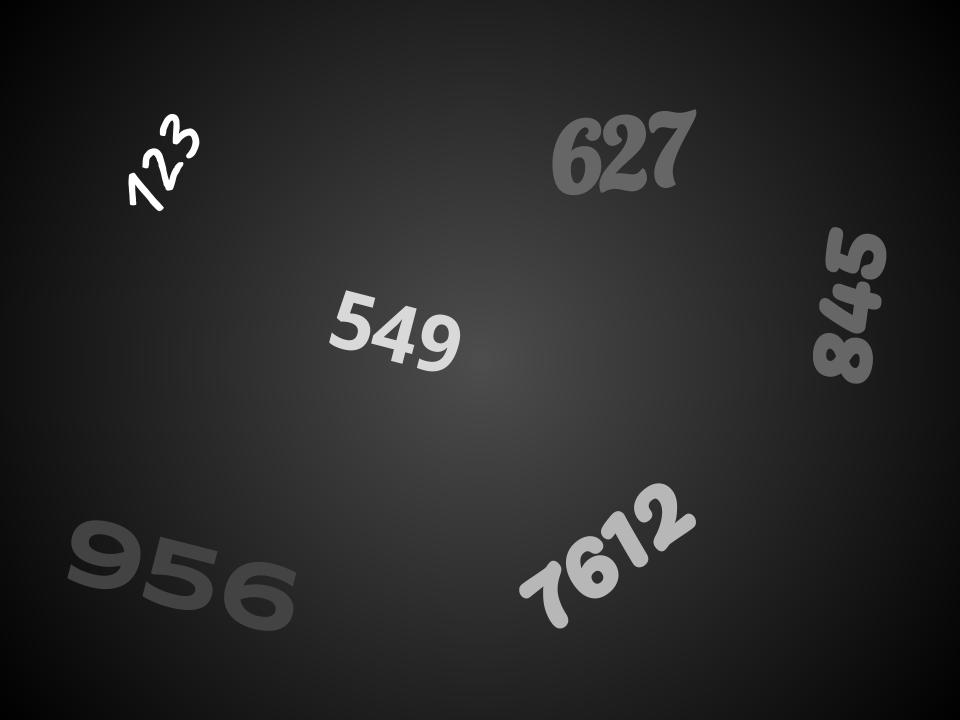
#> input picture Assignment_1/numbers.jpg, 960 x 720 px; the run also reads 2 pictures not shown here
$ jupyter execute Tooba_Rahimnia_a1.ipynb   (older library calls are emulated)
#> lines starting #> are read from the running program, lines starting #| are printed output that depends on the picture; after the words box and inside, x2 and y2 are one past the last pixel; in counts of white or black regions, pixels touching at a corner belong together
[cell 1]
import numpy as np
import cv2
import matplotlib.pyplot as plt

## 1 Thresholding

[cell 2]
# PART 1.1

# Load image
image_path = "./numbers.jpg"
img = cv2.imread(image_path)
#> img is the input picture: shape (720, 960, 3); min 0, max 255, mean 40

# Convert to grayscale
img_gray = cv2.cvtColor(img, cv2.COLOR_BGR2GRAY)

# Set the threshold
ret, img_thresh1 = cv2.threshold(img_gray, 55, 255, cv2.THRESH_BINARY)
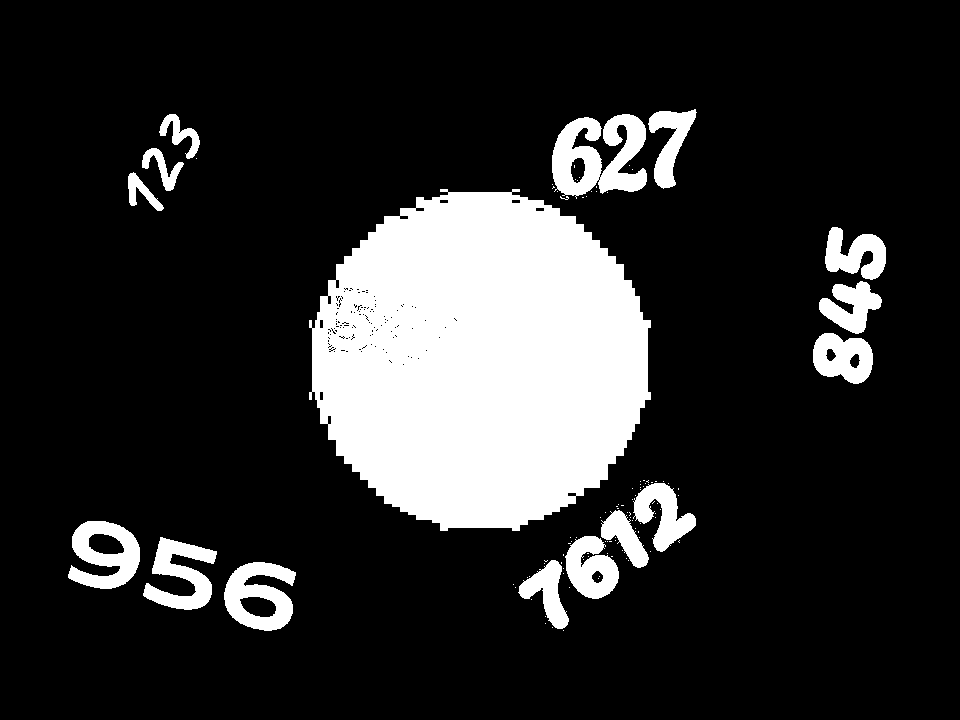
#> img_thresh1: shape (720, 960); 17.4% white; 106 white regions (90 under 20 px), largest, box (x1, y1, x2, y2) and area: (309, 189, 651, 531) 89499, (552, 114, 647, 199) 4962, (224, 562, 296, 631) 2953
ret, img_thresh2 = cv2.threshold(img_gray, 90, 255, cv2.THRESH_BINARY)
#> img_thresh2: shape (720, 960); 3.5% white; 16 white regions, largest, box (x1, y1, x2, y2) and area: (553, 118, 601, 195) 2326, (566, 536, 619, 599) 2133, (600, 115, 647, 192) 2030
ret, img_thresh3 = cv2.threshold(img_gray, 150, 255, cv2.THRESH_BINARY)
#> img_thresh3: shape (720, 960); 1.7% white; 10 white regions, largest, box (x1, y1, x2, y2) and area: (566, 536, 618, 598) 1998, (634, 484, 696, 551) 1880, (520, 561, 568, 628) 1397

# Plot figures
plt.figure(figsize = (18,18))
plt.subplot(221), plt.imshow(img_gray, cmap = "gray")
plt.title("Original Image"), plt.xticks([]), plt.yticks([])
plt.subplot(222), plt.imshow(img_thresh1, cmap = "gray")
plt.title("Image with Threshold 55"), plt.xticks([]), plt.yticks([])
plt.subplot(223), plt.imshow(img_thresh2, cmap = "gray")
plt.title("Image with Threshold 90"), plt.xticks([]), plt.yticks([])
plt.subplot(224), plt.imshow(img_thresh3, cmap = "gray")
plt.title("Image with Threshold 150"), plt.xticks([]), plt.yticks([])
plt.show()

Threshold = 55 we have a total of 6 numbers {123, 627, 549, 845, 956, 7612} forgrounded. Also the entire bright circle is foregrounded, that is why we cannot see number 549 with this threshold.
Threshold = 90 we have a total of 5 numbers {123, 627, 845, 549, 7612} forgrounded.
Threshold = 150 we have a total of 3 numbers {123, 549, 7612} forgrounded.

[cell 3]
# PART 1.3

# Set the threshold
ret, img_thresh = cv2.threshold(img_gray, 200, 255, cv2.THRESH_BINARY)
#> img_thresh: shape (720, 960); 0.73% white; 25 white regions (19 under 20 px), largest, box (x1, y1, x2, y2) and area: (417, 315, 460, 371) 1217, (330, 291, 375, 350) 1151, (372, 306, 416, 363) 1121, (160, 114, 199, 158) 561, (143, 149, 183, 190) 524, (129, 173, 163, 211) 441

# Plot figure
plt.figure(figsize = (18,18))
plt.subplot(131), plt.imshow(img, cmap = "gray")
plt.title("Original Image"), plt.xticks([]), plt.yticks([])
plt.subplot(132), plt.imshow(img_thresh, cmap = "gray")
plt.title("Image with Threshold 200"), plt.xticks([]), plt.yticks([])
plt.show()

## 2 Filtering (2.1 Denoising)

[cell 4]
# PART 2.1.1

# Load image
image_path = "./Circles.png"
img = cv2.imread(image_path)
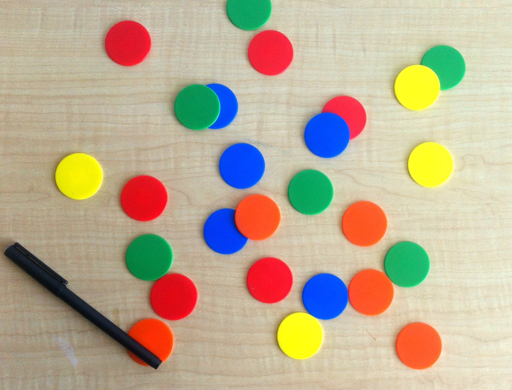
#> input picture Assignment_1/Circles.png, 512 x 390 px
#> img is the input picture: shape (390, 512, 3); mean B, G, R 147.7, 172.8, 188

# Convert to grayscale
img_original = cv2.cvtColor(img, cv2.COLOR_BGR2GRAY)
height, width = img_original.shape
#> height = 390; width = 512
gaussian = cv2.cvtColor(img, cv2.COLOR_BGR2GRAY)
height, width = gaussian.shape

# Filter image using 5x5 Gaussian
img_gaussian = cv2.GaussianBlur(gaussian, (5,5), 0)

#PSNR values
psnr_gaussian = cv2.PSNR(img_original, img_gaussian)
#> psnr_gaussian = 37.22

# Plot figures
plt.figure(figsize = (18,18))
plt.subplot(131), plt.imshow(img_original, cmap = "gray")
plt.title("Original Image"), plt.xticks([]), plt.yticks([])
plt.subplot(132), plt.imshow(img_gaussian, cmap = "gray")
plt.title("5x5 Gaussian Filter\nPSNR " + str(psnr_gaussian)), plt.xticks([]), plt.yticks([])
plt.show()

[cell 5]
# PART 2.1.2

# create a box filter
kernel = np.ones((5,5), np.float32)/(5*5)

# Convert to grayscale
box = cv2.cvtColor(img, cv2.COLOR_BGR2GRAY)
height, width = box.shape

# filter the image
img_box = cv2.blur(box, (5,5))

#PSNR Values
psnr_box = cv2.PSNR(img_original, img_box)
#> psnr_box = 33.98

# Plot Figures
plt.figure(figsize = (18,18))
plt.subplot(131), plt.imshow(img_original, cmap = "gray")
plt.title("Original Image"), plt.xticks([]), plt.yticks([])
plt.subplot(132), plt.imshow(img_box, cmap = "gray")
plt.title("5x5 Box filter\nPSNR " + str(psnr_box)),
plt.xticks([]), plt.yticks([])
plt.show()

PART 2.1.3
The value of PSNR is bigger for Gaussian filter and it provides more edges and features compared to Box filter as kernel centered pixels are more heavily weighted with gaussian filter.

[cell 6]
# PART 2.1.4

# Gaussian filter image using Gaussian
img_newgaus1 = cv2.GaussianBlur(img_gaussian, (9,9), 0)
img_newgaus2 = cv2.GaussianBlur(img_gaussian, (13,13), 0)

#PSNR values
psnr_gaussian1 = cv2.PSNR(img_original, img_newgaus1)
#> psnr_gaussian1 = 32.73
psnr_gaussian2 = cv2.PSNR(img_original, img_newgaus2)
#> psnr_gaussian2 = 31.21

# Plot figures with Gaussian filter of size 9x9 and 13x13
plt.figure(figsize = (18,18))
plt.subplot(131), plt.imshow(img_newgaus1, cmap="gray")
plt.title("9x9 Gaussian Filter\nPSNR " + str(psnr_gaussian1)), plt.xticks([]), plt.yticks([])
plt.subplot(132), plt.imshow(img_newgaus2, cmap="gray")
plt.title("13x13 Gaussian Filter\nPSNR " + str(psnr_gaussian2)), plt.xticks([]), plt.yticks([])
plt.show()


# Box filter image using Box
img_newbox1 = cv2.blur(img_box, (9,9))
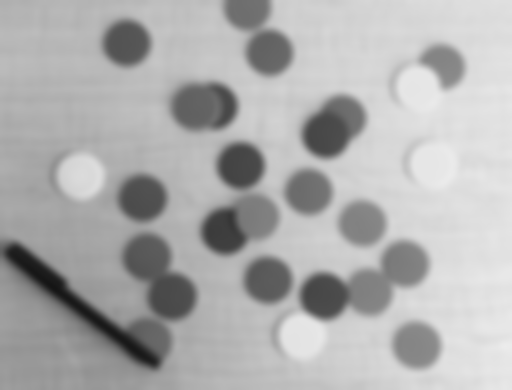
#> img_newbox1: shape (390, 512); min 21, max 236, mean 174.5
img_newbox2 = cv2.blur(img_box, (13,13))

#PSNR values
psnr_box1 = cv2.PSNR(img_original, img_newbox1)
#> psnr_box1 = 29.8
psnr_box2 = cv2.PSNR(img_original, img_newbox2)
#> psnr_box2 = 27.89

# Plot figures with Box filter of size 9x9 and 13x13
plt.figure(figsize = (18,18))
plt.subplot(131), plt.imshow(img_newbox1, cmap="gray")
plt.title("9x9 Box filter\nPSNR " + str(psnr_box1)), plt.xticks([]), plt.yticks([])
plt.subplot(132), plt.imshow(img_newbox2, cmap="gray")
plt.title("13x13 Box filter\nPSNR " + str(psnr_box2)), plt.xticks([]), plt.yticks([])
plt.show()

For both filters, with a larger kernel size we get stronger blurring effects as we have a larger area over the average.

[cell 7]
# PART 2.1.5

# Load image
image_path = "./Circles_sp.png"
img = cv2.imread(image_path)
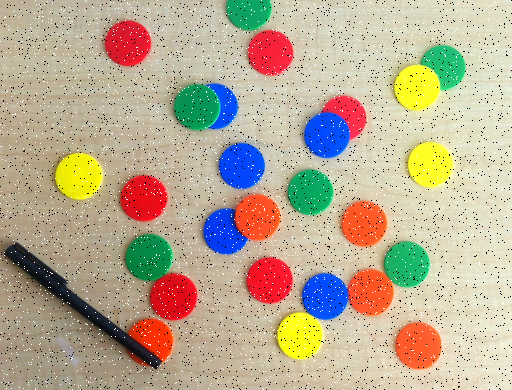
#> input picture Assignment_1/Circles_sp.png, 512 x 390 px
#> img is the input picture: shape (390, 512, 3); mean B, G, R 146.9, 171.1, 185.6

# convert to grayscale
img_gray = cv2.cvtColor(img, cv2.COLOR_BGR2GRAY)
#> img_gray: shape (390, 512)
height, width = img_gray.shape
noisy_gray1 = cv2.cvtColor(img, cv2.COLOR_BGR2GRAY)
height, width = noisy_gray1.shape

# Filter image using 5x5 Gaussian
noisy_gaussian = cv2.GaussianBlur(noisy_gray1, (5,5), 0)
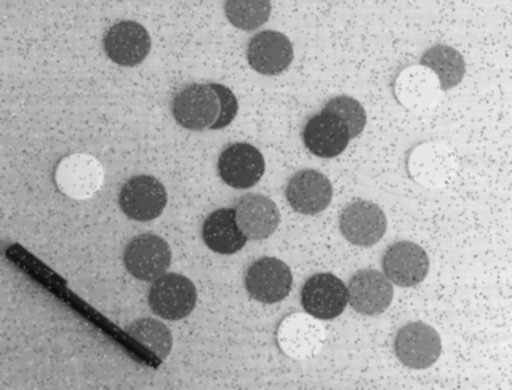
#> noisy_gaussian: shape (390, 512); min 12, max 241, mean 172.7

#PSNR value
psnr_gaussian = cv2.PSNR(img_gray, noisy_gaussian)
#> psnr_gaussian = 19.97

# Plot figures
plt.figure(figsize = (18,18))
plt.subplot(131), plt.imshow(img_gray, cmap="gray")
plt.title("Original Image"), plt.xticks([]), plt.yticks([])
plt.subplot(132), plt.imshow(noisy_gaussian, cmap="gray")
plt.title("5x5 noisy image with Gaussian filter \nPSNR " + str(psnr_gaussian)),
plt.xticks([]), plt.yticks([])
plt.show()

[cell 8]
# PART 2.1.6

# convert to grayscale
noisy_gray2 = cv2.cvtColor(img, cv2.COLOR_BGR2GRAY)
height, width = noisy_gray2.shape

# filter image using 5x5 median filter
noisy_median = cv2.medianBlur(noisy_gray2, 5)

#PSNR value
psnr_median = cv2.PSNR(img_gray, noisy_median)
#> psnr_median = 18.96

# Plot figures
plt.figure(figsize = (18,18))
plt.subplot(131), plt.imshow(img_gray, cmap="gray")
plt.title("Original"), plt.xticks([]), plt.yticks([])
plt.subplot(132), plt.imshow(noisy_median, cmap="gray")
plt.title("5x5 noisy image with Median Filter\nPSNR " + str(psnr_median)), plt.xticks([]), plt.yticks([])
plt.show()

Compare the PSNR of both of the denoised images to that of the clean image and state which method gives a better result?

Median filter gives better result.

[cell 9]
# PART 2.1.8

# Gaussian Filter
# Filter image using 9x9 Gaussian
noisy_gaussian1 = cv2.GaussianBlur(noisy_gray1, (9,9), 0)
# Filter image using 13x13 Gaussian
noisy_gaussian2 = cv2.GaussianBlur(noisy_gray1, (13,13), 0)

#PSNR values
psnr_gaussian1 = cv2.PSNR(img_gray, noisy_gaussian1)
#> psnr_gaussian1 = 19.26
psnr_gaussian2 = cv2.PSNR(img_gray, noisy_gaussian2)
#> psnr_gaussian2 = 19.01

# Plot figures
plt.figure(figsize = (18,18))
plt.subplot(131), plt.imshow(noisy_gaussian1, cmap="gray")
plt.title("9x9 noisy image with Gaussian filter \nPSNR " + str(psnr_gaussian1)),
plt.xticks([]), plt.yticks([])
plt.subplot(132), plt.imshow(noisy_gaussian2, cmap="gray")
plt.title("13x13 noisy image with Gaussian filter \nPSNR " + str(psnr_gaussian2)),
plt.xticks([]), plt.yticks([])
plt.show()


#Median Filter
# filter image using 9x9 median filter
noisy_median1 = cv2.medianBlur(noisy_gray2, 9)
# filter image using 13x13 median filter
noisy_median2 = cv2.medianBlur(noisy_gray2, 13)

#PSNR values
psnr_median1 = cv2.PSNR(img_gray, noisy_median1)
#> psnr_median1 = 18.9
psnr_median2 = cv2.PSNR(img_gray, noisy_median2)
#> psnr_median2 = 18.83

# Plot figures
plt.figure(figsize = (18,18))
plt.subplot(131), plt.imshow(noisy_median1, cmap="gray")
plt.title("9x9 noisy image with Median Filter\nPSNR " + str(psnr_median1)),
plt.xticks([]), plt.yticks([])
plt.subplot(132), plt.imshow(noisy_median2, cmap="gray")
plt.title("13x13 noisy image with Median Filter\nPSNR " + str(psnr_median2)),
plt.xticks([]), plt.yticks([])
plt.show()

Now, increase the size of filter to 1) 9 × 9 and 13 × 13 and repeat above mentioned filtering (Gaussian and median). What do you observe? Does PSNR increase for both filtering? Do you think visually image quality increases?

For both filters, with a larger kernel size we will get stronger blurring effects as we have a larger area over average.
Gaussian filter has more edges and features because pixels towards the kernel centre are more heavily weighed.
For both filters, increasing the size of filter from 5 to 13 should decrease PSNR value.
Visually, the image quality decreases.

## 2 Filtering (2.2 Sharpening)

[cell 10]
# PART 2.2.1

# image filtering
image_path = "./rice.png"
img = cv2.imread(image_path)
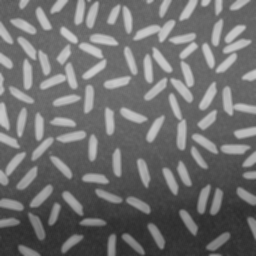
#> input picture Assignment_1/rice.png, 256 x 256 px
#> img is the input picture: shape (256, 256, 3); min 44, max 204, mean 111.2

# convert to grayscale
img_gray = cv2.cvtColor(img, cv2.COLOR_BGR2GRAY)
#> img_gray: shape (256, 256)
height, width = img_gray.shape
#> height = 256; width = 256

# filter image using cv2.blur()
box_sharp = cv2.blur(img_gray, (7,7))

# filter image using cv2.GaussianBlur
gaussian_sharp = cv2.GaussianBlur(img_gray, (7,7), 0)

# Defining new variables
box_detail = img_gray - box_sharp
box_img_sharp = box_detail + img_gray

gaus_detail = img_gray - gaussian_sharp
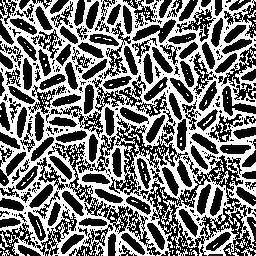
#> gaus_detail: shape (256, 256); min 0, max 255, mean 121.7
gaus_img_sharp = gaus_detail + img_gray

# plot
plt.figure(figsize = (18,18))
plt.subplot(131), plt.imshow(img_gray)
plt.title("Original image"), plt.xticks([]), plt.yticks([])
plt.subplot(132), plt.imshow(box_img_sharp)
plt.title("sharpened image using Box Filter"), plt.xticks([]), plt.yticks([])
plt.subplot(133), plt.imshow(gaus_img_sharp)
plt.title("sharpened image using Gaussian Filter"), plt.xticks([]), plt.yticks([])
plt.show()

Which of the two methods is expected to give better results and why? Can you observe expected result?
Box filter gives better result than the gaussian filter. Because with gaussian filter we get more blurry image and sharpened image with gaussian filter removes more detailes compare to box filter.

## 3 Edge detection (3.1 Sobel edge detector)

[cell 11]
#PART 3.1.1a

# store image path
img_path = "./rice.png"

# load the image as grayscale
img_rice = cv2.imread(img_path, cv2.IMREAD_GRAYSCALE)

# apply 5x5 Sobel filter
I_x_rice = cv2.Sobel(img_rice, cv2.CV_64F, 1, 0, ksize=5)
I_y_rice = cv2.Sobel(img_rice, cv2.CV_64F, 0, 1, ksize=5)
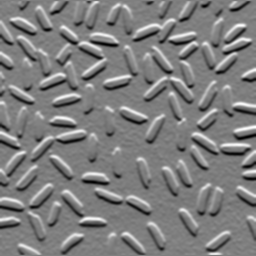
#> I_y_rice: shape (256, 256) float64; min -3389, max 3400, mean -31.8; drawn with min black and max white
I_m_rice = cv2.magnitude(I_x_rice, I_y_rice)
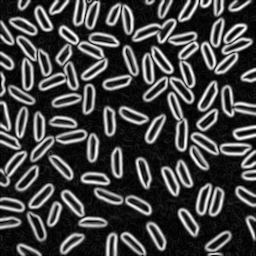
#> I_m_rice: shape (256, 256) float64; min 0, max 3503.2, mean 917.4; drawn with min black and max white
I_p_rice = cv2.phase(I_x_rice, I_y_rice)
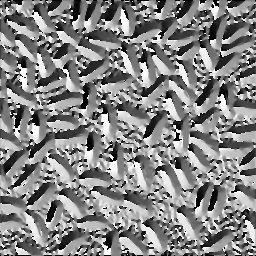
#> I_p_rice: shape (256, 256) float64; min 0, max 6.28, mean 3.29; drawn with min black and max white

# display images
plt.figure(figsize=(20, 20))
plt.subplot(141), plt.imshow(I_x_rice, cmap="gray")
plt.title("Original image (X) with sobel"),
plt.xticks([]), plt.yticks([])
plt.subplot(142), plt.imshow(I_y_rice, cmap="gray")
plt.title("Original image (Y) with sobel"),
plt.xticks([]), plt.yticks([])
plt.subplot(143), plt.imshow(I_m_rice, cmap="gray")
plt.title("Original image (magnitude) with sobel"),
plt.xticks([]), plt.yticks([])
plt.subplot(144), plt.imshow(I_p_rice, cmap="gray")
plt.title("Original image (phase) with sobel"),
plt.xticks([]), plt.yticks([])
plt.show()

[cell 12]
# PART 3.1.1b

# apply 5x5 Sobel filter to box filter
I_x_box = cv2.Sobel(box_img_sharp, cv2.CV_64F, 1, 0, ksize=5)
I_y_box = cv2.Sobel(box_img_sharp, cv2.CV_64F, 0, 1, ksize=5)
I_m_box = cv2.magnitude(I_x_box, I_y_box)
I_p_box = cv2.phase(I_x_box, I_y_box)

# apply 5x5 Sobel filter to gaussian filter
I_x_gaus = cv2.Sobel(gaus_img_sharp, cv2.CV_64F, 1, 0, ksize=5)
I_y_gaus = cv2.Sobel(gaus_img_sharp, cv2.CV_64F, 0, 1, ksize=5)
I_m_gaus = cv2.magnitude(I_x_gaus, I_y_gaus)
I_p_gaus = cv2.phase(I_x_gaus, I_y_gaus)

# display images
plt.figure(figsize=(18, 18))
plt.subplot(241), plt.imshow(I_x_box, cmap="gray")
plt.title("Box image (X) with sobel"),
plt.xticks([]), plt.yticks([])
plt.subplot(242), plt.imshow(I_y_box, cmap="gray")
plt.title("Box image (Y) with sobel"),
plt.xticks([]), plt.yticks([])
plt.subplot(243), plt.imshow(I_m_box, cmap="gray")
plt.title("Box image (magnitude) with sobel"),
plt.xticks([]), plt.yticks([])
plt.subplot(244), plt.imshow(I_p_box, cmap="gray")
plt.title("Box image (phase) with sobel"),
plt.xticks([]), plt.yticks([])
plt.figure(figsize=(18, 18))
plt.subplot(245), plt.imshow(I_x_gaus, cmap="gray")
plt.title("Gaussian image (X) with sobel"),
plt.xticks([]), plt.yticks([])
plt.subplot(246), plt.imshow(I_y_gaus, cmap="gray")
plt.title("Gaussian image (Y) with sobel"),
plt.xticks([]), plt.yticks([])
plt.subplot(247), plt.imshow(I_m_gaus, cmap="gray")
plt.title("Box image (magnitude) with sobel"),
plt.xticks([]), plt.yticks([])
plt.subplot(248), plt.imshow(I_p_gaus, cmap="gray")
plt.title("Box image (phase) with sobel"),
plt.xticks([]), plt.yticks([])
plt.show()
